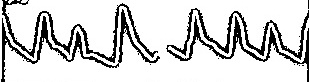
#> input picture in_7.jpeg, 309 x 82 px
$ jupyter execute dig_graph.ipynb
#> lines starting #> are read from the running program, lines starting #| are printed output that depends on the picture; after the words box and inside, x2 and y2 are one past the last pixel; in counts of white or black regions, pixels touching at a corner belong together
[cell 1]
import cv2
import numpy as np
import matplotlib.pyplot as plt
from PIL import Image

YOLO v5 Model for graph digitization is trained and weights are saved and stored in weights folder as 'yolov5_full.pth'

[cell 2]
image = cv2.imread('./in_7.jpeg', cv2.IMREAD_GRAYSCALE)
#> image is the input picture: shape (82, 309); min 0, max 255, mean 210.9
# Image.fromarray(image)
image = cv2.GaussianBlur(image, (5, 5), 0)
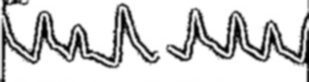
#> image: shape (82, 309); min 0, max 255, mean 210.9
_, binary_image = cv2.threshold(image, 128, 255, cv2.THRESH_BINARY_INV)
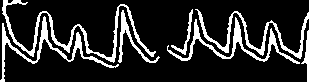
#> binary_image: shape (82, 309); 17.1% white; 7 white regions, largest, box (x1, y1, x2, y2) and area: (2, 0, 156, 63) 1162, (167, 17, 300, 64) 841, (0, 16, 119, 82) 837
kernel = np.ones((2, 2), np.uint8)
binary_image = cv2.dilate(binary_image, kernel, iterations=1)
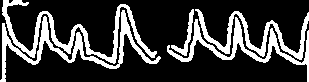
#> binary_image: shape (82, 309); 23.8% white; 5 white regions, box (x1, y1, x2, y2) and area: (2, 0, 157, 64) 1652, (0, 10, 161, 82) 1642, (167, 17, 309, 82) 1319, (195, 9, 309, 60) 1171, (171, 9, 194, 56) 245
binary_image = cv2.erode(binary_image, kernel, iterations=2)
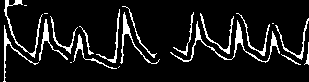
#> binary_image: shape (82, 309); 10.2% white in thin lines or dots
plt.imshow(binary_image)

[cell 3]
binary_image
first_rows = []
last_rows = []
avg_rows = []
for col in range(binary_image.shape[1]):
    col_values = binary_image[5:-5, col]
    row_indices = np.where(col_values == 255)[0]
    if len(row_indices) > 0:
        first_rows.append(row_indices[0])
        last_rows.append(row_indices[-1])
        avg_rows.append(sum(row_indices)/len(row_indices))
    else:
        first_rows.append(1)
        last_rows.append(binary_image.shape[0]-1)
        avg_rows.append(binary_image.shape[0])
#> this loop made 309 passes
#> row_indices on passes 8 to 10: [0, 1, 11, 12, 13, 14, 33, 34, 35, 36, 37, 38], [0, 13, 14, 15, 16, 17, 18, 34, 35, 36, 37, 38], [0, 14, 15, 16, 17, 18, 19, 20, 21, 22, 36, 37, 38]
#> after the loop, avg_rows = 309 values, max 82 at index 0, min 13.44 at index 119, mean 42.62; first_rows = 309 values, max 57 at index 120, min 0 at index 5, mean 30.71; last_rows = 309 values, max 81 at index 0, min 28 at index 125, mean 51.29

x = range(len(first_rows))
y = []
for i in range(len(first_rows)):
    if first_rows[i] is not None and last_rows[i] is not None:
        midpoint = (first_rows[i] + last_rows[i]) / 2
        # y.append(binary_image.shape[0] -midpoint)
        y.append(binary_image.shape[0] -avg_rows[i])
#> this loop made 309 passes
#> midpoint on passes 1 to 12: 41, 41, 41, 41, 37.5, 33.5, 20, 19, 19, 19, 20, 21
#> after the loop, y = 309 values, max 68.56 at index 119, min 0 at index 0, mean 39.38

# Smooth the y values using a moving average
# window_size=12
conv_kernel = np.ones(10)
# conv_kernel = np.array([1,2,4,8,4,2,1])
window_size = np.sum(conv_kernel)
y_smoothed = np.convolve(y, conv_kernel / window_size, mode='same')
#> y_smoothed = 309 values, max 61.45 at index 128, min 0 at index 165, mean 39.17


# Plot the midpoints as a 2D map
plt.plot(x, y_smoothed)
plt.show()
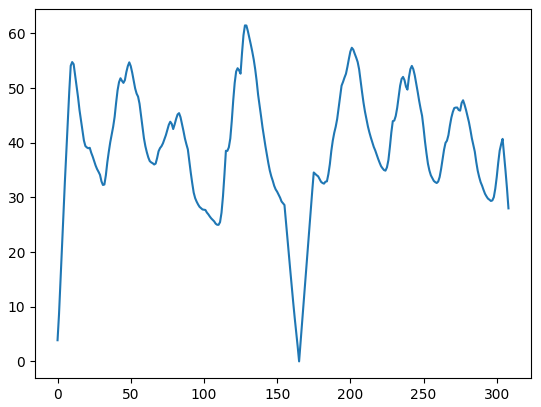
#> figure drawn by matplotlib, 1 panel; curve peaks at x = 128, y = 61.45
